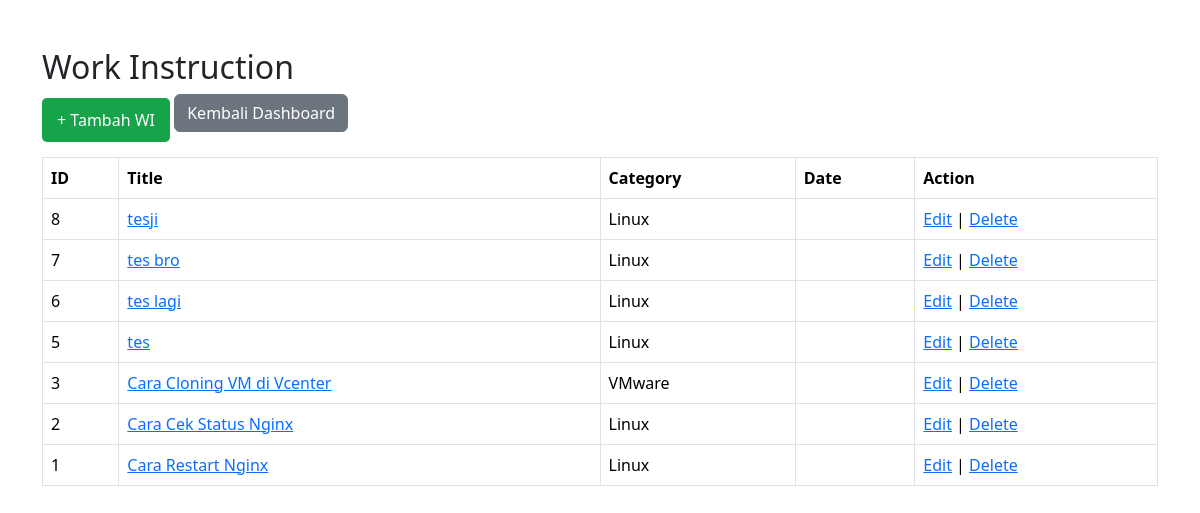
Page /source-code/wi.php on the committed database.
### tables this page shows
CREATE TABLE `wi` (
  `id` int(11) NOT NULL AUTO_INCREMENT,
  `title` varchar(255) DEFAULT NULL,
  `category` varchar(100) DEFAULT NULL,
  `content` text DEFAULT NULL,
  `created_at` timestamp NULL DEFAULT current_timestamp(),
  `image` varchar(255) DEFAULT NULL,
  PRIMARY KEY (`id`)
);

### source-code/wi.php (the view, shortened to what this page needs)
<?php
$conn = new mysqli(
"172.31.37.186",
"portfolio",
"Password123!",
"portfolio"
);
$result = $conn->query("SELECT * FROM wi ORDER BY id DESC");
?>
<!DOCTYPE html>
<html>
<head>
<link href="https://cdn.jsdelivr.net/npm/bootstrap@5.3.3/dist/css/bootstrap.min.css" rel="stylesheet">
</head>
<body class="container mt-5">
<h2>Work Instruction</h2>
<a href="tambah_wi.php"
style="
background:#16a34a;
color:white;
padding:10px 15px;
text-decoration:none;
border-radius:5px;
display:inline-block;
margin-bottom:15px;">
+ Tambah WI
</a>
<a href="dashboard.php" class="btn btn-secondary mb-3">
Kembali Dashboard
</a>
<table class="table table-bordered">
<tr>
<th>ID</th>
<th>Title</th>
<th>Category</th>
<th>Date</th>
<th>Action</th>
</tr>
<?php while($row = $result->fetch_assoc()) { ?>
<tr>
<td><?= $row['id'] ?></td>
<td>
<a href="view.php?id=<?= $row['id'] ?>">
<?= $row['title'] ?>
</a>
</td>
<td><?= $row['category'] ?></td>
<td><?= $row['date'] ?></td>
<td>
<a href="edit_wi.php?id=<?= $row['id'] ?>">Edit</a> |
<a href="delete_wi.php?id=<?= $row['id'] ?>"
onclick="return confirm('Yakin hapus WI ini?')">
Delete
</a>
</td>
</tr>
<?php } ?>
</table>
</body>
</html>

### rows in the picture
wi: id "8", title "tesji", category "Linux"
wi: id "7", title "tes bro", category "Linux"
wi: id "6", title "tes lagi", category "Linux"
wi: id "5", title "tes", category "Linux"
wi: id "3", title "Cara Cloning VM di Vcenter", category "VMware"
wi: id "2", title "Cara Cek Status Nginx", category "Linux"
wi: id "1", title "Cara Restart Nginx", category "Linux"
